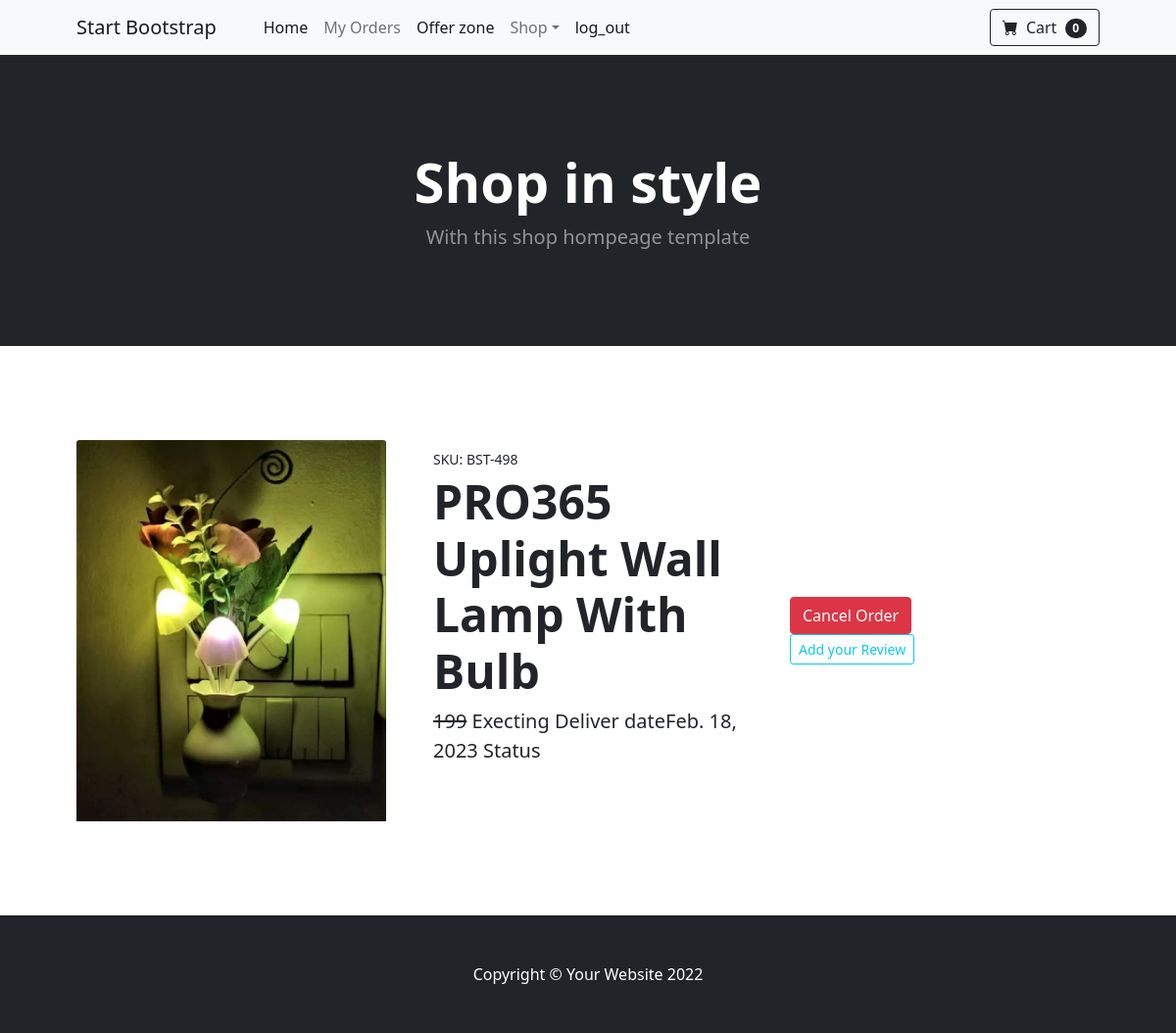
The app's page /orders/all (signed in) with its own data.
### store/models.py (models this page shows, shortened)
class Orders(models.Model):
    product=models.ForeignKey(Products,on_delete=models.CASCADE)
    user=models.ForeignKey(User,on_delete=models.CASCADE)
    created_date=models.DateTimeField(auto_now_add=True)
    options=(
        ("shipped","shipped"),
        ("order-placed","order-placed"),
        ("in-transit","in-transit"),
        ("delivered","delivered"),
        ("cancelled","cancelled"),
        ("return","return")
    )
    status=models.CharField(max_length=200,choices=options,default="order-placed")
    curDtae=datetime.date.today()
    expDate=curDtae+datetime.timedelta(days=5)
    expected_deliverydate=models.DateField(default=expDate)
    address=models.CharField(max_length=250,null=True)

class Products(models.Model):
    product_name=models.CharField(max_length=200)
    category=models.ForeignKey(Category,on_delete=models.CASCADE)
    description=models.CharField(max_length=200)
    price=models.PositiveIntegerField()
    is_active=models.BooleanField(default=True)
    image=models.ImageField(upload_to="images",null=True,blank=True)

### Customer/views.py (the view)
# urls.py: path("orders/all",views.Myorders.as_view(),name="myorders"),
@method_decorator(signin_required,name="dispatch")
class Myorders(View):
    def get(self,request,*args,**kw):
        qs=Orders.objects.filter(user=request.user).exclude(status="cancelled")
        return render(request,"order-list.html",{"orders":qs})

### Customer/contextprocessor.py (called while the page is built)
def cart_add(request):
    if request.user.is_authenticated:
        cnt=Carts.objects.filter(user=request.user,status="in-cart").count()
    else:
        cnt=0
    return{"count":cnt}

### Customer/views.py (called while the page is built)
def signin_required(fn):
    def wrapper(request,*args,**kw):
        if not request.user.is_authenticated:
            messages.error(request,"invalid session")
            return redirect("signin")
        else:
            return fn(request,*args,**kw)
    return wrapper

### Customer/templates/order-list.html (shortened to what this page needs)
{%extends 'base.html'%}
{%block body%}
{%for o in orders%}
<section class="py-5">
    <div class="container px-4 px-lg-5 my-5">
        <div class="row gx-4 gx-lg-5 align-items-center">
            <div class="col-md-4">
                {%if o.product.image%}
                <img class="card-img-top mb-5 mb-md-0" src="{{o.product.image.url}}" alt="..." />
                {%else%}
                <img class="card-img-top mb-5 mb-md-0" src="https://dummyimage.com/600x700/dee2e6/6c757d.jpg" alt="..." />
                {%endif%}
            </div>
            <div class="col-md-4">
                <div class="small mb-1">SKU: BST-498</div>
                <h1 class="display-5 fw-bolder">{{o.product.product_name}}</h1>
                <div class="fs-5 mb-5">
                    <span class="text-decoration-line-through">{{o.product.price}}</span>
                    <span>Execting Deliver date{{o.expected_deliverydate}}</span>
                    <span>Status{{o.Status}}</span>
                </div>
            </div>
                <div class="col-md-2">
                    <a href="{%url 'order-cancel' o.id%}" class="btn btn-danger">Cancel Order</a>
                    <a href="{%url 'review-add' o.product.id%}" class="btn btn-outline-info btn-sm">Add your Review</a>
                </div>
            </div>
        </div>
</section>
{%endfor%}
{%endblock%}

### records on screen
Orders: product.image (picture), product.product_name "PRO365 Uplight Wall Lamp With Bulb", product.price "199", expected_deliverydate "Feb. 18, 2023"

### other values on screen
{{ count }} "0"
